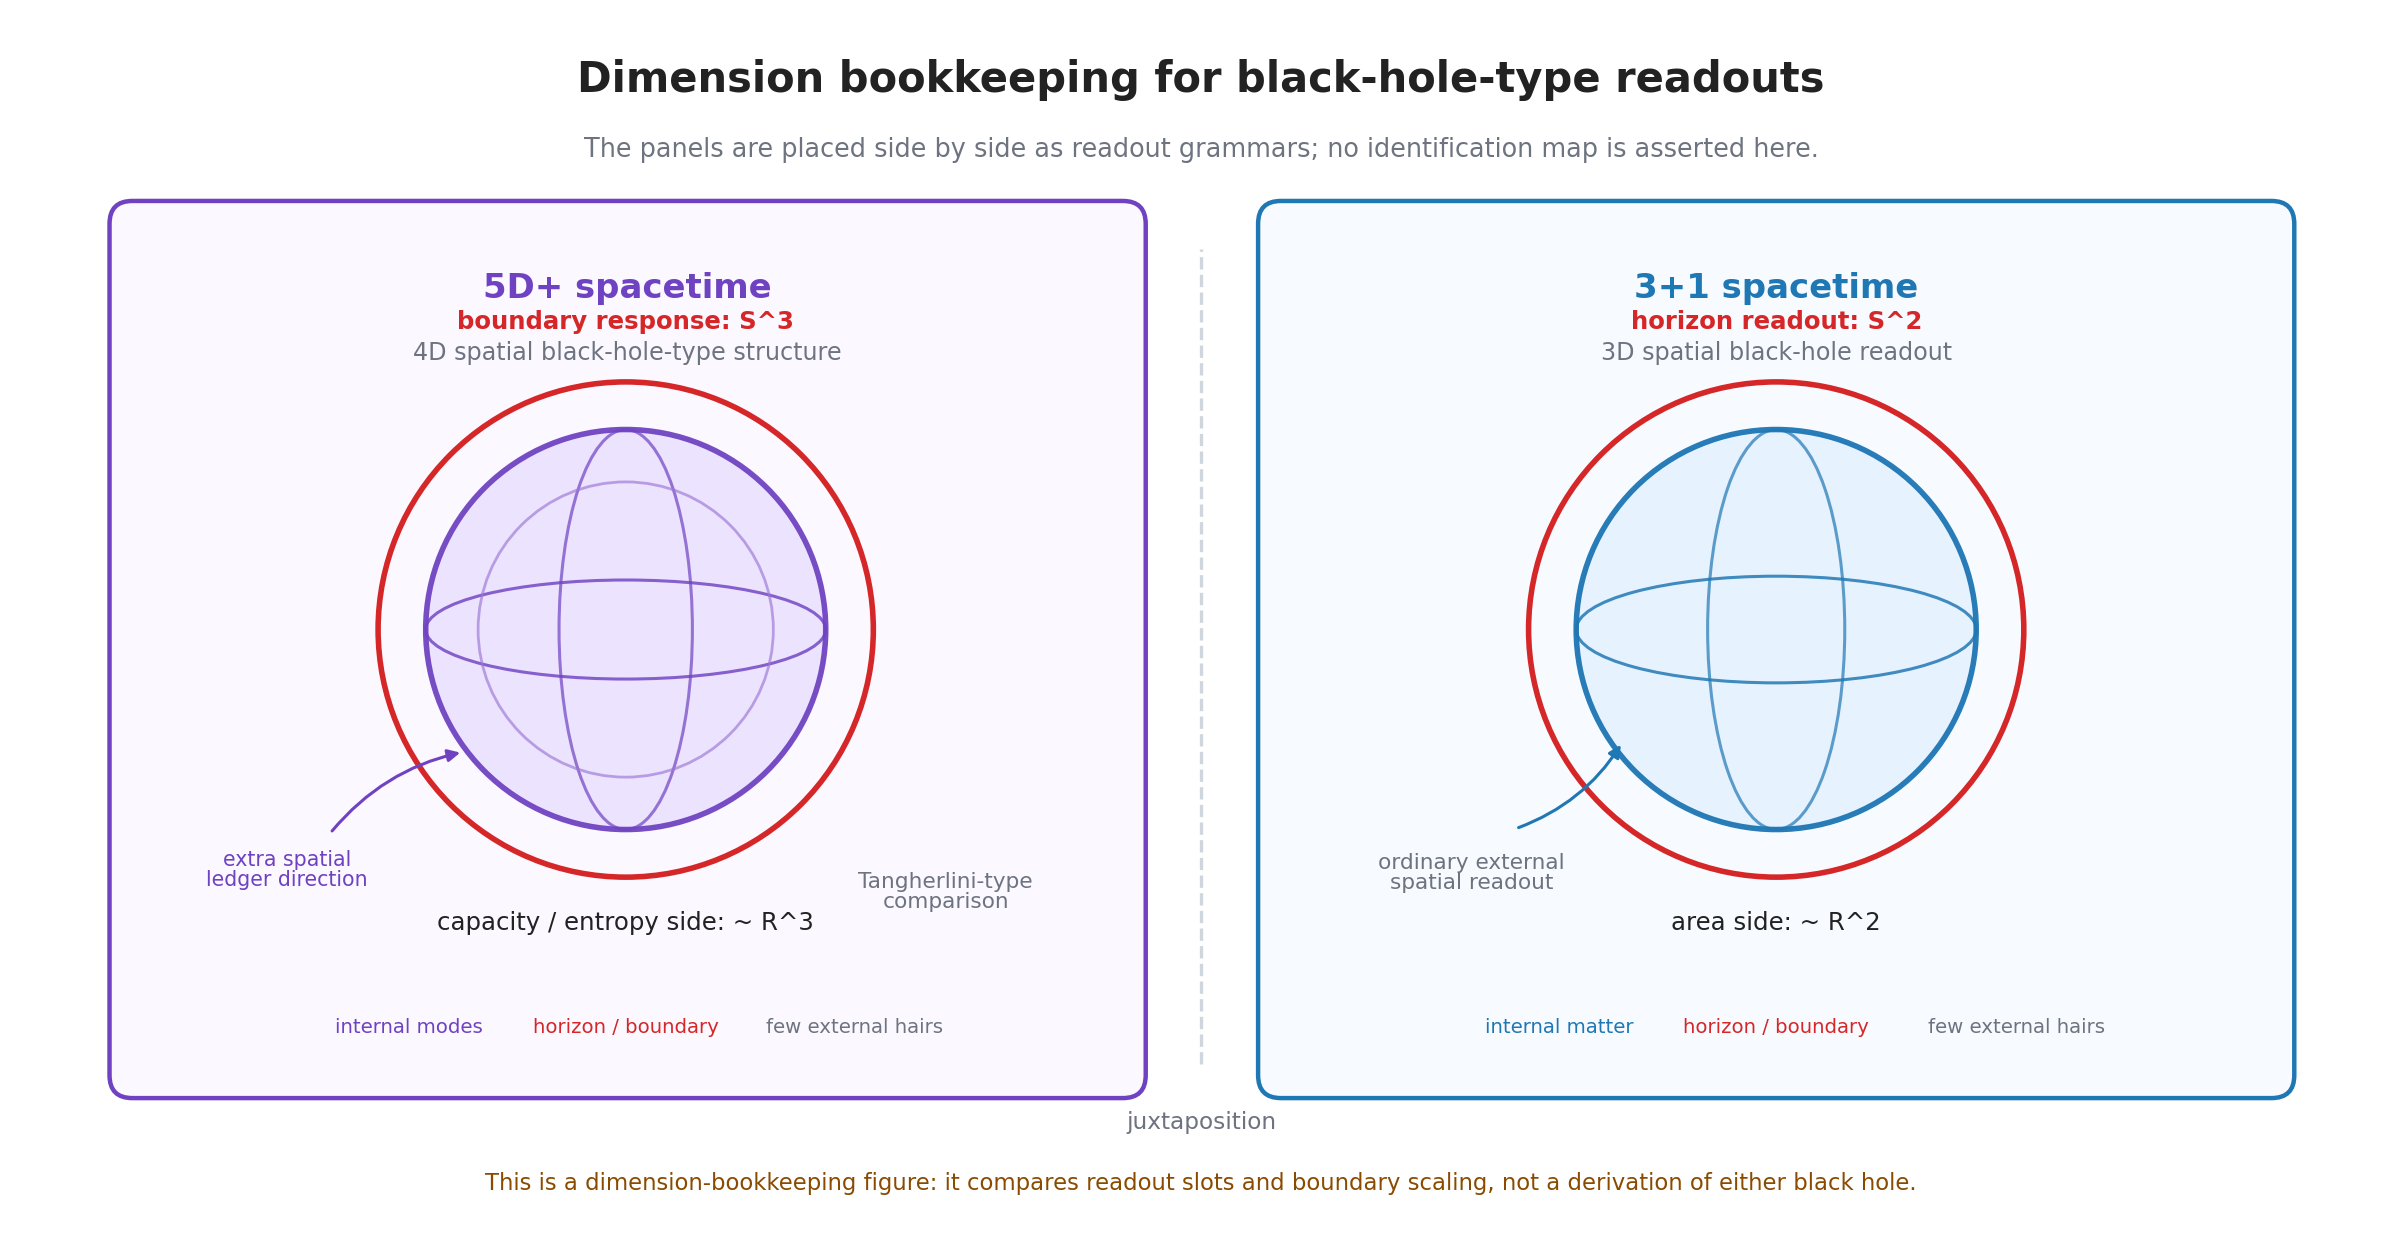

Reproduce this figure in Python.
#!/usr/bin/env python3
# -*- coding: utf-8 -*-
"""
Chapter 16 figure:
  Dimension bookkeeping for a 4D spatial black-hole-type structure in 5D+
  spacetime and an ordinary 3D spatial black-hole readout in 3+1 spacetime.
  The panels are juxtaposed without asserting an identification map.
"""
import os
os.environ.setdefault("MPLCONFIGDIR", "/tmp/matplotlib")
os.environ.setdefault("XDG_CACHE_HOME", "/tmp")

import numpy as np
import matplotlib
matplotlib.use("Agg")
import matplotlib.pyplot as plt
from matplotlib.patches import Circle, Ellipse, FancyBboxPatch, FancyArrowPatch


C_TEXT = "#222222"
C_MUTED = "#6d7480"
C_LEFT = "#6f42c1"
C_RIGHT = "#1f77b4"
C_HORIZON = "#d62728"
C_FACE_L = "#fbf8ff"
C_FACE_R = "#f7fbff"
C_NOTE = "#8a4b00"


def arrow(ax, start, end, color="#444444", lw=1.2, ms=11,
          rad=0.0, linestyle="-", alpha=1.0):
    arr = FancyArrowPatch(
        start, end, arrowstyle="-|>", mutation_scale=ms, lw=lw,
        color=color, linestyle=linestyle, alpha=alpha,
        connectionstyle=f"arc3,rad={rad}"
    )
    ax.add_patch(arr)
    return arr


def rounded_panel(ax, xy, w, h, title, subtitle, ec, fc):
    x, y = xy
    p = FancyBboxPatch(
        (x, y), w, h,
        boxstyle="round,pad=0.08,rounding_size=0.12",
        fc=fc, ec=ec, lw=1.6
    )
    ax.add_patch(p)
    ax.text(x + w / 2, y + h - 0.38, title,
            ha="center", va="center", fontsize=12.2,
            color=ec, weight="bold")
    ax.text(x + w / 2, y + h - 0.72, subtitle,
            ha="center", va="center", fontsize=8.6,
            color=C_MUTED)
    return p


fig, ax = plt.subplots(figsize=(12.4, 6.3))
ax.set_xlim(0, 12.4)
ax.set_ylim(0, 6.3)
ax.set_aspect("equal")
ax.axis("off")

ax.text(6.2, 5.92, "Dimension bookkeeping for black-hole-type readouts",
        ha="center", fontsize=15, color=C_TEXT, weight="bold")
ax.text(6.2, 5.58,
        "The panels are placed side by side as readout grammars; no identification map is asserted here.",
        ha="center", fontsize=9.2, color=C_MUTED)

# Panels
rounded_panel(
    ax, (0.55, 0.72), 5.28, 4.55,
    "5D+ spacetime",
    "4D spatial black-hole-type structure",
    C_LEFT, C_FACE_L
)
rounded_panel(
    ax, (6.58, 0.72), 5.28, 4.55,
    "3+1 spacetime",
    "3D spatial black-hole readout",
    C_RIGHT, C_FACE_R
)

# Separator
ax.plot([6.2, 6.2], [0.82, 5.10], color="#d0d6de", lw=1.2, linestyle="--")
ax.text(6.2, 0.48, "juxtaposition", ha="center", fontsize=8.4, color=C_MUTED)

# Left panel: 4D spatial object suggested by a 3D sphere plus an extra w axis.
O1 = np.array([3.18, 3.10])
ax.add_patch(Circle(O1, 1.05, fc="#ece2ff", ec=C_LEFT, lw=2.0, alpha=0.94))
ax.add_patch(Ellipse(O1, 2.10, 0.52, fill=False, ec=C_LEFT, lw=1.1, alpha=0.82))
ax.add_patch(Ellipse(O1, 0.70, 2.10, fill=False, ec=C_LEFT, lw=1.1, alpha=0.70))
ax.add_patch(Ellipse(O1, 1.55, 1.55, angle=45, fill=False, ec="#9c77d4", lw=1.0, alpha=0.65))
ax.add_patch(Circle(O1, 1.30, fill=False, ec=C_HORIZON, lw=2.0, linestyle="-"))
ax.text(O1[0], O1[1] + 1.58, "boundary response: S^3",
        ha="center", fontsize=8.8, color=C_HORIZON, weight="bold")
ax.text(O1[0], O1[1] - 1.58, "capacity / entropy side: ~ R^3",
        ha="center", fontsize=8.8, color=C_TEXT)
arrow(ax, (1.62, 2.02), (2.34, 2.46), color=C_LEFT, lw=1.1, ms=9, rad=-0.18)
ax.text(1.40, 1.84, "extra spatial\nledger direction",
        ha="center", va="center", fontsize=7.4, color=C_LEFT, linespacing=1.0)
ax.text(4.86, 1.72, "Tangherlini-type\ncomparison",
        ha="center", va="center", fontsize=7.8, color=C_MUTED, linespacing=1.0)

# Right panel: ordinary 3D spatial black hole readout with a 2-sphere horizon.
O2 = np.array([9.22, 3.10])
ax.add_patch(Circle(O2, 1.05, fc="#e7f2ff", ec=C_RIGHT, lw=2.0, alpha=0.96))
ax.add_patch(Ellipse(O2, 2.10, 0.56, fill=False, ec=C_RIGHT, lw=1.1, alpha=0.84))
ax.add_patch(Ellipse(O2, 0.72, 2.10, fill=False, ec=C_RIGHT, lw=1.1, alpha=0.70))
ax.add_patch(Circle(O2, 1.30, fill=False, ec=C_HORIZON, lw=2.0))
ax.text(O2[0], O2[1] + 1.58, "horizon readout: S^2",
        ha="center", fontsize=8.8, color=C_HORIZON, weight="bold")
ax.text(O2[0], O2[1] - 1.58, "area side: ~ R^2",
        ha="center", fontsize=8.8, color=C_TEXT)
ax.text(7.62, 1.82, "ordinary external\nspatial readout",
        ha="center", va="center", fontsize=7.8, color=C_MUTED, linespacing=1.0)
arrow(ax, (7.84, 2.05), (8.42, 2.52), color=C_RIGHT, lw=1.1, ms=9, rad=0.18)

# Shared vocabulary below.
shared_y = 0.98
for x, text, color in [
    (2.04, "internal modes", C_LEFT),
    (3.18, "horizon / boundary", C_HORIZON),
    (4.38, "few external hairs", C_MUTED),
    (8.08, "internal matter", C_RIGHT),
    (9.22, "horizon / boundary", C_HORIZON),
    (10.48, "few external hairs", C_MUTED),
]:
    ax.text(x, shared_y, text, ha="center", fontsize=7.1, color=color)

ax.text(6.2, 0.16,
        "This is a dimension-bookkeeping figure: it compares readout slots and boundary scaling, not a derivation of either black hole.",
        ha="center", fontsize=8.2, color=C_NOTE)

fig.tight_layout()
for ext in ("png", "svg"):
    fig.savefig(f"fig_text_ch16_bh_dimension_bookkeeping.{ext}",
                dpi=200, bbox_inches="tight")
print("done: fig_text_ch16_bh_dimension_bookkeeping (png+svg)")
